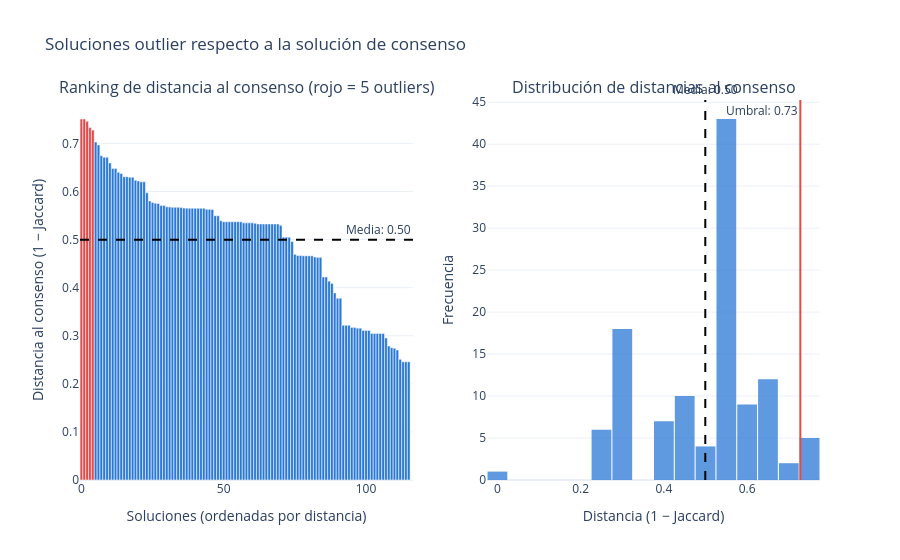

Notebook code for this chart:
### Code cell
# Obtaining equivalent clusters by using jaccard matrix.
jaccard_equivalents_df = jaccard_values.find_equivalent_clusters_jaccard(scm_sets)
display(jaccard_equivalents_df.head(5))

matrix_with_consensus = np.vstack((Solution_Matrix, consensus_arrays[4]))
Jaccard_matrix_with_consensus = jaccard_values.jaccard_index_solutions(matrix_with_consensus)
consensus_row_idx = matrix_with_consensus.shape[0] - 1  # last row = the appended consensus solution
pprint(Jaccard_matrix_with_consensus[consensus_row_idx])

df_distance = gos.compute_consensus_distance_scores(1 - Jaccard_matrix_with_consensus[consensus_row_idx])
display(df_distance.head(5))
df_outliers = gos.identify_outlier_solutions_vs_consensus(1 - Jaccard_matrix_with_consensus[consensus_row_idx])
display(df_outliers.head(5))
indexes = gos.get_outlier_solution_indices(df_outliers)
pprint(indexes)

fig = gos.plot_consensus_distance_summary(df_distance, df_outliers)
fig.show()

### Figure 1 — Plotly figure (JSON) as saved in the notebook; plotly's stock layout.template omitted (floating-point values rounded to 4 significant figures)
{"data": [{"customdata": [49, 74, 0, 33, 39, 59, 32, 20, 42, 54, 13, 36, 43, 46, 29, 3, 50, 47, 21, 44, 40, 28, 48, 25, 57, 14, 11, 70, 5, 56, 71, 75, 30, 112, 58, 108, 95, 27, 77, 64, 107, 23, 1, 45, 84, 69, 6, 67, 24, 12, 79, 38, 41, 78, 92, 16, 37, 94, 68, 82, 83, 4, 88, 15, 91, 103, 102, 26, 114, 93, 22, 62, 66, 34, 51, 81, 35, 105, 76, 80, 106, 65, 97, 104, 109, 55, 31, 2, 10, 73, 8, 9, 52, 113, 87, 19, 17, 63, 86, 100, 89, 60, 111, 115, 101, 96, 99, 7, 85, 53, 90, 110, 61, 18, 72, 98, 116], "hovertemplate": "Solution: %{customdata}<br>Distance: %{y:.3f}<extra></extra>", "marker": {"color": ["#e34948", "#e34948", "#e34948", "#e34948", "#e34948", "#2a78d6", "#2a78d6", "#2a78d6", "#2a78d6", "#2a78d6", "#2a78d6", "#2a78d6", "#2a78d6", "#2a78d6", "#2a78d6", "#2a78d6", "#2a78d6", "#2a78d6", "#2a78d6", "#2a78d6", "#2a78d6", "#2a78d6", "#2a78d6", "#2a78d6", "#2a78d6", "#2a78d6", "#2a78d6", "#2a78d6", "#2a78d6", "#2a78d6", "#2a78d6", "#2a78d6", "#2a78d6", "#2a78d6", "#2a78d6", "#2a78d6", "#2a78d6", "#2a78d6", "#2a78d6", "#2a78d6", "#2a78d6", "#2a78d6", "#2a78d6", "#2a78d6", "#2a78d6", "#2a78d6", "#2a78d6", "#2a78d6", "#2a78d6", "#2a78d6", "#2a78d6", "#2a78d6", "#2a78d6", "#2a78d6", "#2a78d6", "#2a78d6", "#2a78d6", "#2a78d6", "#2a78d6", "#2a78d6", "#2a78d6", "#2a78d6", "#2a78d6", "#2a78d6", "#2a78d6", "#2a78d6", "#2a78d6", "#2a78d6", "#2a78d6", "#2a78d6", "#2a78d6", "#2a78d6", "#2a78d6", "#2a78d6", "#2a78d6", "#2a78d6", "#2a78d6", "#2a78d6", "#2a78d6", "#2a78d6", "#2a78d6", "#2a78d6", "#2a78d6", "#2a78d6", "#2a78d6", "#2a78d6", "#2a78d6", "#2a78d6", "#2a78d6", "#2a78d6", "#2a78d6", "#2a78d6", "#2a78d6", "#2a78d6", "#2a78d6", "#2a78d6", "#2a78d6", "#2a78d6", "#2a78d6", "#2a78d6", "#2a78d6", "#2a78d6", "#2a78d6", "#2a78d6", "#2a78d6", "#2a78d6", "#2a78d6", "#2a78d6", "#2a78d6", "#2a78d6", "#2a78d6", "#2a78d6", "#2a78d6", "#2a78d6", "#2a78d6", "#2a78d6", "#2a78d6"]}, "showlegend": false, "type": "bar", "x": [0, 1, 2, 3, 4, 5, 6, 7, 8, 9, 10, 11, 12, 13, 14, 15, 16, 17, 18, 19, 20, 21, 22, 23, 24, 25, 26, 27, 28, 29, 30, 31, 32, 33, 34, 35, 36, 37, 38, 39, 40, 41, 42, 43, 44, 45, 46, 47, 48, 49, 50, 51, 52, 53, 54, 55, 56, 57, 58, 59, 60, 61, 62, 63, 64, 65, 66, 67, 68, 69, 70, 71, 72, 73, 74, 75, 76, 77, 78, 79, 80, 81, 82, 83, 84, 85, 86, 87, 88, 89, 90, 91, 92, 93, 94, 95, 96, 97, 98, 99, 100, 101, 102, 103, 104, 105, 106, 107, 108, 109, 110, 111, 112, 113, 114, 115, 116], "xaxis": "x", "y": [0.7507, 0.7507, 0.7459, 0.7329, 0.7277, 0.7029, 0.6967, 0.6744, 0.6711, 0.6711, 0.6594, 0.6479, 0.6479, 0.6398, 0.6372, 0.6308, 0.6308, 0.6298, 0.6296, 0.6231, 0.622, 0.62, 0.62, 0.5973, 0.5801, 0.5773, 0.5755, 0.5751, 0.5706, 0.5706, 0.568, 0.5677, 0.5672, 0.5672, 0.5672, 0.5665, 0.5654, 0.5654, 0.5651, 0.5651, 0.565, 0.565, 0.565, 0.5649, 0.5629, 0.5629, 0.5625, 0.5496, 0.5496, 0.539, 0.5371, 0.5371, 0.5371, 0.5371, 0.5371, 0.5371, 0.537, 0.5347, 0.5347, 0.5347, 0.5347, 0.534, 0.5325, 0.5325, 0.5325, 0.5325, 0.5325, 0.5324, 0.5324, 0.5324, 0.5296, 0.505, 0.505, 0.5049, 0.496, 0.4692, 0.4669, 0.4668, 0.4662, 0.4662, 0.4661, 0.4661, 0.4638, 0.4631, 0.4631, 0.4222, 0.4222, 0.4136, 0.4089, 0.389, 0.378, 0.378, 0.3218, 0.3218, 0.3218, 0.3173, 0.3173, 0.3158, 0.3158, 0.3111, 0.3111, 0.3111, 0.3047, 0.3047, 0.3047, 0.3047, 0.3047, 0.2955, 0.2786, 0.2751, 0.2739, 0.2704, 0.251, 0.2458, 0.2458, 0.2458, 0.0], "yaxis": "y"}, {"marker": {"color": "#2a78d6"}, "nbinsx": 30, "opacity": 0.75, "showlegend": false, "type": "histogram", "x": [0.7507, 0.7507, 0.7459, 0.7329, 0.7277, 0.7029, 0.6967, 0.6744, 0.6711, 0.6711, 0.6594, 0.6479, 0.6479, 0.6398, 0.6372, 0.6308, 0.6308, 0.6298, 0.6296, 0.6231, 0.622, 0.62, 0.62, 0.5973, 0.5801, 0.5773, 0.5755, 0.5751, 0.5706, 0.5706, 0.568, 0.5677, 0.5672, 0.5672, 0.5672, 0.5665, 0.5654, 0.5654, 0.5651, 0.5651, 0.565, 0.565, 0.565, 0.5649, 0.5629, 0.5629, 0.5625, 0.5496, 0.5496, 0.539, 0.5371, 0.5371, 0.5371, 0.5371, 0.5371, 0.5371, 0.537, 0.5347, 0.5347, 0.5347, 0.5347, 0.534, 0.5325, 0.5325, 0.5325, 0.5325, 0.5325, 0.5324, 0.5324, 0.5324, 0.5296, 0.505, 0.505, 0.5049, 0.496, 0.4692, 0.4669, 0.4668, 0.4662, 0.4662, 0.4661, 0.4661, 0.4638, 0.4631, 0.4631, 0.4222, 0.4222, 0.4136, 0.4089, 0.389, 0.378, 0.378, 0.3218, 0.3218, 0.3218, 0.3173, 0.3173, 0.3158, 0.3158, 0.3111, 0.3111, 0.3111, 0.3047, 0.3047, 0.3047, 0.3047, 0.3047, 0.2955, 0.2786, 0.2751, 0.2739, 0.2704, 0.251, 0.2458, 0.2458, 0.2458, 0.0], "xaxis": "x2", "yaxis": "y2"}], "layout": {"annotations": [{"font": {"size": 16}, "showarrow": false, "text": "Ranking de distancia al consenso (rojo = 5 outliers)", "x": 0.225, "xanchor": "center", "xref": "paper", "y": 1, "yanchor": "bottom", "yref": "paper"}, {"font": {"size": 16}, "showarrow": false, "text": "Distribución de distancias al consenso", "x": 0.775, "xanchor": "center", "xref": "paper", "y": 1, "yanchor": "bottom", "yref": "paper"}, {"showarrow": false, "text": "Media: 0.50", "x": 1, "xanchor": "right", "xref": "x domain", "y": 0.4994, "yanchor": "bottom", "yref": "y"}, {"showarrow": false, "text": "Media: 0.50", "x": 0.4994, "xanchor": "center", "xref": "x2", "y": 1, "yanchor": "bottom", "yref": "y2 domain"}, {"showarrow": false, "text": "Umbral: 0.73", "x": 0.7277, "xanchor": "right", "xref": "x2", "y": 1, "yanchor": "top", "yref": "y2 domain"}], "bargap": 0.05, "shapes": [{"line": {"color": "black", "dash": "dash"}, "type": "line", "x0": 0, "x1": 1, "xref": "x domain", "y0": 0.4994, "y1": 0.4994, "yref": "y"}, {"line": {"color": "black", "dash": "dash"}, "type": "line", "x0": 0.4994, "x1": 0.4994, "xref": "x2", "y0": 0, "y1": 1, "yref": "y2 domain"}, {"line": {"color": "#e34948", "width": 2}, "type": "line", "x0": 0.7277, "x1": 0.7277, "xref": "x2", "y0": 0, "y1": 1, "yref": "y2 domain"}], "title": {"text": "Soluciones outlier respecto a la solución de consenso"}, "xaxis": {"anchor": "y", "domain": [0, 0.45], "title": {"text": "Soluciones (ordenadas por distancia)"}}, "xaxis2": {"anchor": "y2", "domain": [0.55, 1], "title": {"text": "Distancia (1 − Jaccard)"}}, "yaxis": {"anchor": "x", "domain": [0, 1], "title": {"text": "Distancia al consenso (1 − Jaccard)"}}, "yaxis2": {"anchor": "x2", "domain": [0, 1], "title": {"text": "Frecuencia"}}}}
